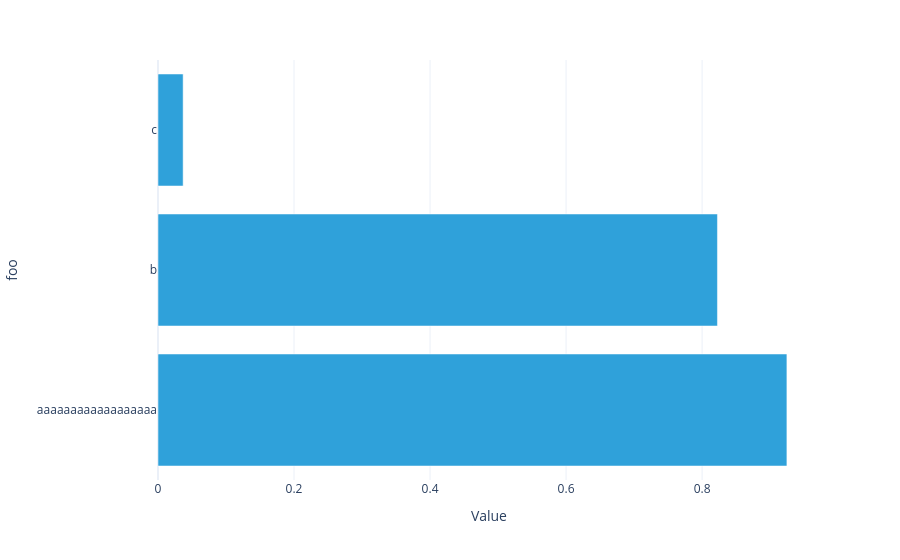

Write notebook code for a chart like this one.
### Code cell
U1.visualize()

### Figure 1 — Plotly figure (JSON) as saved in the notebook; plotly's stock layout.template omitted (floating-point values rounded to 4 significant figures)
{"data": [{"hovertemplate": "Value=%{x}<br>foo=%{y}<extra></extra>", "legendgroup": "", "marker": {"color": "#2fa1da", "pattern": {"shape": ""}}, "name": "", "orientation": "h", "showlegend": false, "textposition": "auto", "type": "bar", "x": [0.9247, 0.8226, 0.03697], "xaxis": "x", "y": ["aaaaaaaaaaaaaaaaaa", "b", "c"], "yaxis": "y"}], "layout": {"barmode": "relative", "legend": {"title": {}, "tracegroupgap": 0}, "margin": {"t": 60}, "xaxis": {"anchor": "y", "domain": [0, 1], "title": {"text": "Value"}}, "yaxis": {"anchor": "x", "domain": [0, 1], "title": {"text": "foo"}}}}
